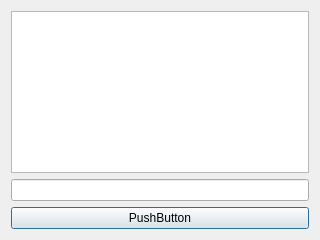
<?xml version="1.0" encoding="UTF-8"?>
<ui version="4.0">
 <class>Dialog</class>
 <widget class="QDialog" name="Dialog">
  <property name="geometry">
   <rect>
    <x>0</x>
    <y>0</y>
    <width>320</width>
    <height>240</height>
   </rect>
  </property>
  <property name="windowTitle">
   <string>Dialog</string>
  </property>
  <layout class="QVBoxLayout" name="verticalLayout">
   <item>
    <widget class="QTextEdit" name="message"/>
   </item>
   <item>
    <widget class="QLineEdit" name="key"/>
   </item>
   <item>
    <widget class="QPushButton" name="decrypt">
     <property name="text">
      <string>PushButton</string>
     </property>
    </widget>
   </item>
  </layout>
 </widget>
 <resources/>
 <connections/>
</ui>
